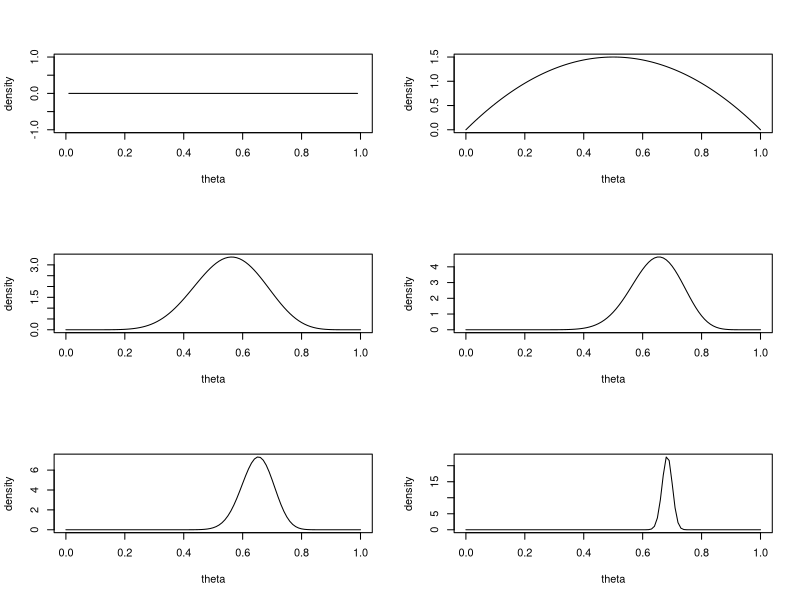

Write R code to recreate this figure.
library(stats)

par(mfrow = c(3, 2)) # display multiple plots
x = seq(0, 1, by = 0.01) # Probability
alpha = c(0, 2, 10, 20, 50, 500)
beta = c(0, 2, 8, 11, 27, 232)
for(i in 1:length(alpha)){
  y <- dbeta(x, shape1 = alpha[i], shape2 = beta[i])
  plot(x, y, type="l", xlab = "theta", ylab = "density")
}
